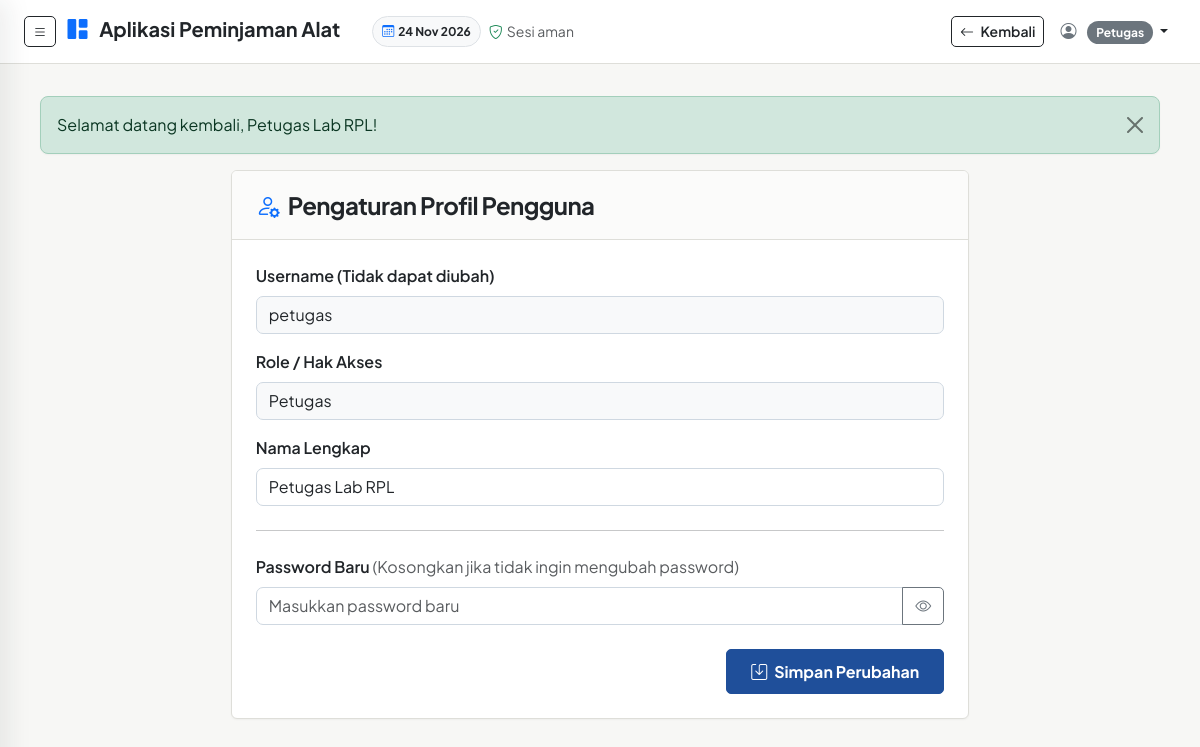
/public/index.php?route=profile/edit (signed in), run on an earlier commit of the app's database.
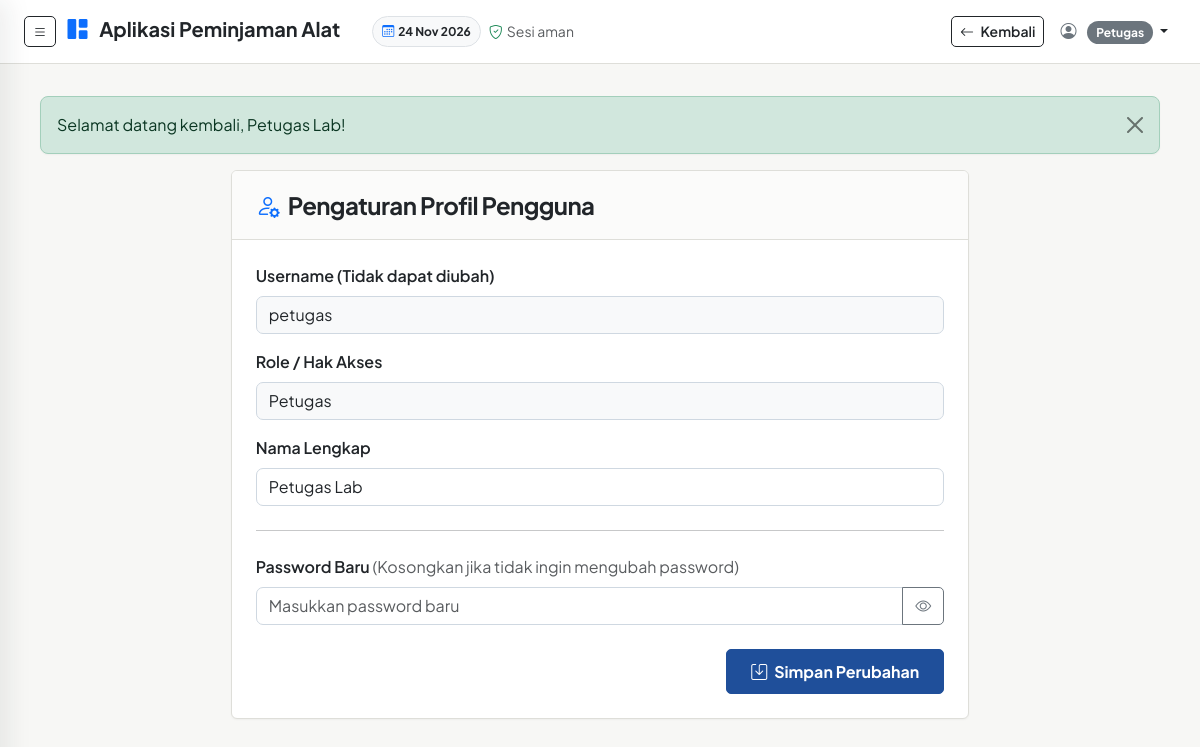
And on a later commit of the database.
### tables this page shows
CREATE TABLE users (
    id_user INT AUTO_INCREMENT PRIMARY KEY,
    nama_lengkap VARCHAR(100) NOT NULL,
    username VARCHAR(50) NOT NULL UNIQUE,
    password VARCHAR(255) NOT NULL,
    role ENUM('admin', 'petugas', 'peminjam') NOT NULL,
    created_at TIMESTAMP DEFAULT CURRENT_TIMESTAMP,
    INDEX idx_username (username),
    INDEX idx_role (role)
);

### controllers/ProfileController.php (called while the page is built, shortened)
<?php
require_once __DIR__ . '/../models/User.php';
require_once __DIR__ . '/../config/session.php';
class ProfileController {
    public function edit() {
        $userModel = new User();
        $user = $userModel->findById($_SESSION['user_id']);
        $config = include __DIR__ . '/../config/app.php';
        require_once __DIR__ . '/../views/profile/edit.php';
    }
}

### public/index.php (called while the page is built, shortened)
<?php
require_once __DIR__ . '/../config/session.php';
require_once __DIR__ . '/../config/app.php';
require_once __DIR__ . '/../routes/web.php';

### config/app.php (called while the page is built)
<?php
return [
    'app_name' => 'Sistem Peminjaman Lab',
    'app_version' => '1.0.0',
    'base_url' => 'http://localhost/aplikasi-peminjaman/public',
    'denda_per_hari' => 5000.00
];

### config/session.php (called while the page is built, shortened)
<?php
function get_flash_message() {
    if (isset($_SESSION['flash'])) {
        $flash = $_SESSION['flash'];
        return $flash;
    }
    return null;
}

### config/database.php (called while the page is built)
<?php
class Database {
    private static $instance = null;
    private $pdo;
    private $host = 'localhost';
    private $db_name = 'db_peminjaman';
    private $username = 'root';
    private $password = '';
    private function __construct() {
        try {
            $dsn = "mysql:host=" . $this->host . ";dbname=" . $this->db_name . ";charset=utf8mb4";
            $options = [
                PDO::ATTR_ERRMODE => PDO::ERRMODE_EXCEPTION,
                PDO::ATTR_DEFAULT_FETCH_MODE => PDO::FETCH_ASSOC,
                PDO::ATTR_EMULATE_PREPARES => false,
            ];
            $this->pdo = new PDO($dsn, $this->username, $this->password, $options);
        } catch(PDOException $e) {
            die("Koneksi Database Gagal: " . $e->getMessage());
        }
    }
    public static function getInstance() {
        if (self::$instance === null) {
            self::$instance = new self();
        }
        return self::$instance;
    }
    public function getConnection() {
        return $this->pdo;
    }
}

### models/User.php (called while the page is built, shortened)
<?php
require_once __DIR__ . '/../config/database.php';
class User {
    private $db;
    public function __construct() {
        $this->db = Database::getInstance()->getConnection();
    }
    public function findById($id) {
        $stmt = $this->db->prepare("SELECT id_user, nama_lengkap, username, role, created_at FROM users WHERE id_user = ?");
        $stmt->execute([$id]);
        return $stmt->fetch();
    }
}

### views/profile/edit.php (the view, shortened to what the changed rows need)
<?php
require_once __DIR__ . '/../layouts/header.php';
require_once __DIR__ . '/../layouts/navbar.php';
$user = $user ?? [];
?>
<div class="row justify-content-center">
    <div class="col-lg-8">
        <div class="card shadow-sm border-0 mb-4">
            <div class="card-header bg-white py-3 px-4 border-0 d-flex align-items-center">
                <i class="bi bi-person-gear text-primary fs-4 me-2"></i>
                <h4 class="fw-bold mb-0 text-dark">Pengaturan Profil Pengguna</h4>
            </div>
            <div class="card-body p-4">
                <form action="<?php echo $config['base_url']; ?>/index.php?route=profile/update" method="POST">
                    <div class="mb-3">
                        <label class="form-label fw-semibold" for="username">Username (Tidak dapat diubah)</label>
                        <input id="username" type="text" class="form-control bg-light" value="<?php echo htmlspecialchars($user['username'] ?? ''); ?>" disabled readonly>
                    </div>
                    <div class="mb-3">
                        <label class="form-label fw-semibold" for="role">Role / Hak Akses</label>
                        <input id="role" type="text" class="form-control bg-light text-capitalize" value="<?php echo htmlspecialchars($user['role'] ?? ''); ?>" disabled readonly>
                    </div>
                    <div class="mb-3">
                        <label class="form-label fw-semibold" for="nama_lengkap">Nama Lengkap</label>
                        <input id="nama_lengkap" type="text" name="nama_lengkap" class="form-control" value="<?php echo htmlspecialchars($user['nama_lengkap'] ?? ''); ?>" required>
                    </div>
                    <hr class="my-4">
                    <div class="mb-4">
                        <label class="form-label fw-semibold" for="password_baru">Password Baru <span class="text-muted fw-normal">(Kosongkan jika tidak ingin mengubah password)</span></label>
                        <input id="password_baru" type="password" name="password_baru" class="form-control" placeholder="Masukkan password baru">
                    </div>
                    <div class="d-flex justify-content-end gap-2">
                        <button type="submit" class="btn btn-primary px-4 fw-bold">
                            <i class="bi bi-save me-1"></i> Simpan Perubahan
                        </button>
                    </div>
                </form>
            </div>
        </div>
    </div>
</div>
<?php require_once __DIR__ . '/../layouts/footer.php'; ?>

### views/layouts/navbar.php (shortened to what the changed rows need)
<?php
$config = include __DIR__ . '/../../config/app.php';
?>
<nav class="navbar navbar-top navbar-expand navbar-light px-3 px-md-4" aria-label="Navigasi aplikasi">
    <div class="container-fluid ps-0 pe-0">
        <div class="navbar-brand mb-0 h6 fw-bold text-dark text-truncate py-1" style="max-width: 55vw; min-width: 0;">
            <button type="button" class="btn btn-sm btn-outline-dark me-2" id="sidebarToggle" aria-label="Buka menu navigasi"><i class="bi bi-list"></i></button>
            <i class="bi bi-grid-1x2-fill me-2 text-primary"></i> <span>Aplikasi Peminjaman Alat</span>
        </div>
        <div class="d-none d-lg-flex align-items-center gap-2 ms-3">
            <span class="badge bg-light text-dark border shadow-none py-2"><i class="bi bi-calendar3 me-1 text-primary"></i><?php echo date('d M Y'); ?></span>
            <?php if (!empty($_SESSION['login_ip'])): ?><span class="small text-muted"><i class="bi bi-shield-check me-1 text-success"></i>Sesi aman</span><?php endif; ?>
        </div>
        <ul class="navbar-nav ms-auto align-items-center flex-shrink-0">
            <?php
                $dashboardRoutes = ['admin' => 'admin/dashboard', 'petugas' => 'petugas/dashboard', 'peminjam' => 'peminjam/dashboard'];
                $fallbackRoute = $dashboardRoutes[$_SESSION['role'] ?? ''] ?? 'login';
            ?>
            <li class="nav-item me-2">
                <button type="button" class="btn btn-sm btn-outline-dark" onclick="window.history.length > 1 ? window.history.back() : window.location.href='<?php echo $config['base_url']; ?>/index.php?route=<?php echo $fallbackRoute; ?>'" aria-label="Kembali ke halaman sebelumnya">
                    <i class="bi bi-arrow-left me-1"></i> Kembali
                </button>
            </li>
            <li class="nav-item dropdown">
                <a class="nav-link dropdown-toggle text-dark fw-semibold py-1 px-2" href="#" role="button" data-bs-toggle="dropdown" aria-expanded="false">
                    <i class="bi bi-person-circle me-1 text-secondary"></i>
                    <span class="badge bg-secondary text-capitalize ms-1"><?php echo htmlspecialchars($_SESSION['role'] ?? ''); ?></span>
                </a>
            </li>
        </ul>
    </div>
</nav>
<div class="main-content">
    <?php $flash = get_flash_message(); if ($flash): ?>
        <div class="alert alert-<?php echo $flash['type']; ?> alert-dismissible fade show shadow-sm" role="alert">
            <?php echo $flash['message']; ?>
            <button type="button" class="btn-close" data-bs-dismiss="alert" aria-label="Close"></button>
        </div>
    <?php endif; ?>

What changed in the data, as far as the page shows it:
changed users "petugas": nama_lengkap "Petugas Lab RPL" → "Petugas Lab"
Also different on the page:
$flash['message']: "Selamat datang kembali, Petugas Lab RPL!" → "Selamat datang kembali, Petugas Lab!"
